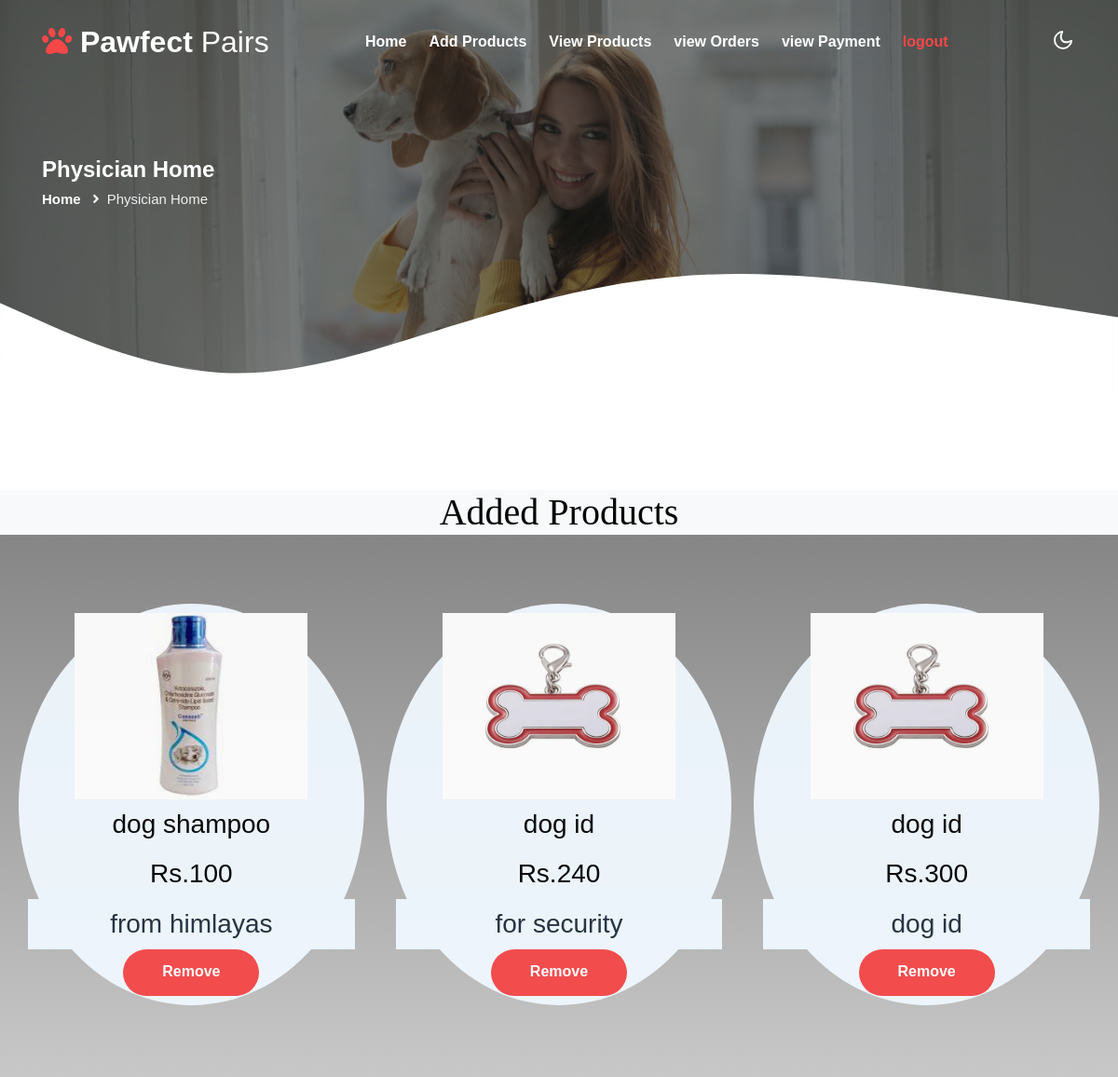
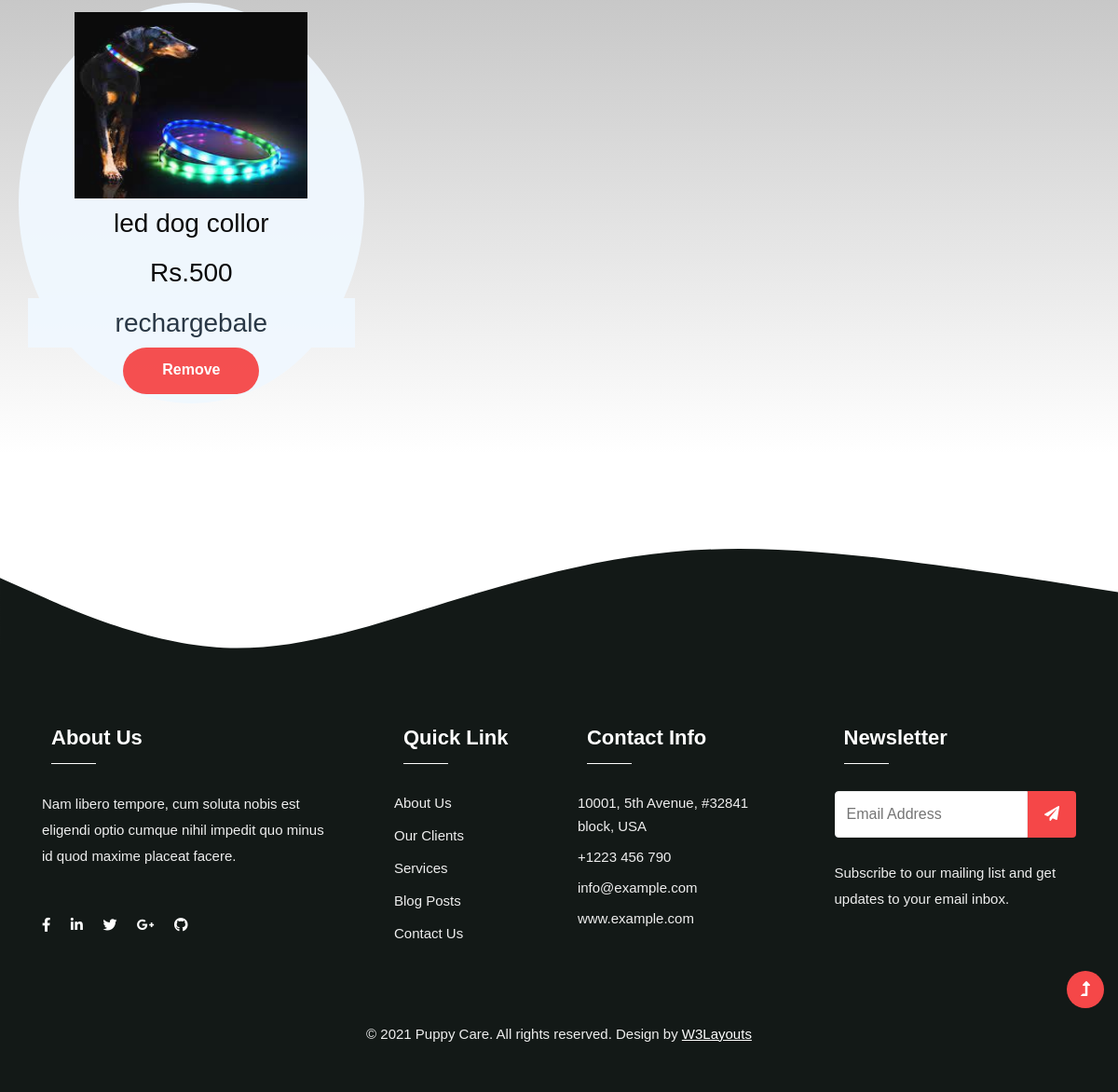
Screenshot of /phyVp with the database file from the repository (2 pictures, top to bottom).
### breederapp/models.py (models this page shows)
class Products(models.Model):
    name = models.CharField(max_length=20)
    price = models.CharField(max_length=20)
    desc = models.CharField(max_length=20)
    img = models.ImageField(null=True)

### breederapp/views.py (the view)
# urls.py: path('phyVp',views.phyVp),
def phyVp(request):
    data = Products.objects.all()
    return render(request,"phyVp.html",{"data":data})

### templates/phyVp.html (shortened to what this page needs)
{% extends 'phyBase.html' %}
{% load static %}
{% block header %}
<section class="inner-banner py-5">
    <div class="w3l-breadcrumb py-lg-5">
        <div class="container pt-4 pb-sm-4">
            <h4 class="inner-text-title font-weight-bold pt-sm-5 pt-4">Physician Home</h4>
            <ul class="breadcrumbs-custom-path">
                <li><a href="../adminhome">Home</a></li>
                <li class="active"><i class="fas fa-angle-right mx-2"></i>Physician Home</li>
            </ul>
        </div>
    </div>
    <div class="shape">
        <svg xmlns="{% static 'http://www.w3.org/2000/svg' %}" viewBox="0 0 1440 280">
            <path fill-opacity="1">
                <animate attributeName="d" dur="20000ms" repeatCount="indefinite"
                    values="M0,160L48,181.3C96,203,192,245,288,261.3C384,277,480,267,576,234.7C672,203,768,149,864,117.3C960,85,1056,75,1152,90.7C1248,107,1344,149,1392,170.7L1440,192L1440,320L1392,320C1344,320,1248,320,1152,320C1056,320,960,320,864,320C768,320,672,320,576,320C480,320,384,320,288,320C192,320,96,320,48,320L0,320Z; M0,160L48,181.3C96,203,192,245,288,234.7C384,224,480,160,576,133.3C672,107,768,117,864,138.7C960,160,1056,192,1152,197.3C1248,203,1344,181,1392,170.7L1440,160L1440,320L1392,320C1344,320,1248,320,1152,320C1056,320,960,320,864,320C768,320,672,320,576,320C480,320,384,320,288,320C192,320,96,320,48,320L0,320Z;												 M0,64L48,74.7C96,85,192,107,288,133.3C384,160,480,192,576,170.7C672,149,768,75,864,80C960,85,1056,171,1152,181.3C1248,192,1344,128,1392,96L1440,64L1440,320L1392,320C1344,320,1248,320,1152,320C1056,320,960,320,864,320C768,320,672,320,576,320C480,320,384,320,288,320C192,320,96,320,48,320L0,320Z;
                                             M0,160L48,181.3C96,203,192,245,288,261.3C384,277,480,267,576,234.7C672,203,768,149,864,117.3C960,85,1056,75,1152,90.7C1248,107,1344,149,1392,170.7L1440,192L1440,320L1392,320C1344,320,1248,320,1152,320C1056,320,960,320,864,320C768,320,672,320,576,320C480,320,384,320,288,320C192,320,96,320,48,320L0,320Z;" />
            </path>
        </svg>
    </div>
</section>
<div style="background-image:linear-gradient(gray,white);background-size: cover;margin-top: 100px;">
    <h1 align="center" class="bg-light" style="font-family:cursive;">Added Products</h1>
    <div class="w3-services-grids py-lg-4 text-center" style="padding: 20px;">
        <div class="fea-gd-vv row">
            {% for d in data %}
            <div class="col-lg-4 col-md-7" style="margin-bottom: 30px;">
                <div class="feature-gd icon-yellow" style="background-color: aliceblue;border-radius: 60%;opacity: 95%;padding: 10px;margin-top: 50px;">
                    <div class="icon">
                        <img src="/static/media/uploadimage/{{ d.img }}" height="200px" width="250px" alt="">
                    </div>
                    <div class="info">
                        <h3>{{d.name}}</h3>
                        <h3>Rs.{{d.price}}</h3>
                        <h3 style="color: rgb(31, 46, 60);background-color: aliceblue;">{{d.desc}}</h3>
                        <a href="/pRem?id={{d.id}}" class="btn btn-style">Remove</a>
                    </div>
                </div>
            </div>
            {% endfor %}
        </div>
    </div>
    </div>
{% endblock %}

### templates/phyVp.html (style rules this page uses)
h3,fieldset { padding: 10px; color:rgb(0, 0, 0) }

### rows the page displays
Products: img (picture), name "dog shampoo", price "100", desc "from himlayas"
Products: img (picture), name "dog id", price "240", desc "for security"
Products: img (picture), name "dog id", price "300", desc "dog id"
Products: img (picture), name "led dog collor", price "500", desc "rechargebale"
